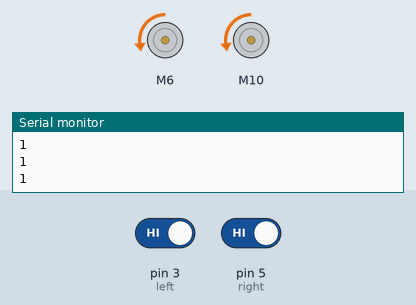
Bench run of a sketch on a simulated Arduino Uno, built with avr-gcc and run on an emulated ATmega328P. On the bench: 2 × DC motor (green arrow = forward, orange = backward, longer = faster), the last lines printed to the serial monitor. The inputs (shaded band) are chosen by the test bench; at power-on: pin 3 (left) HIGH, pin 5 (right) HIGH.

Above: at 5.6 s.
5.7 s: pin 3 (left) driven LOW and pin 5 (right) driven LOW
At 7.7 s:
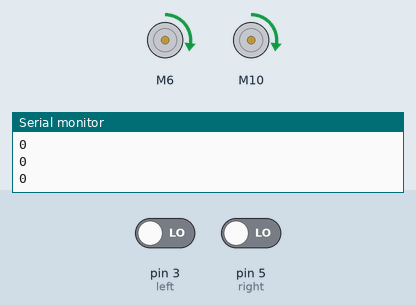
8.9 s: pin 3 (left) driven HIGH
At 11.1 s:
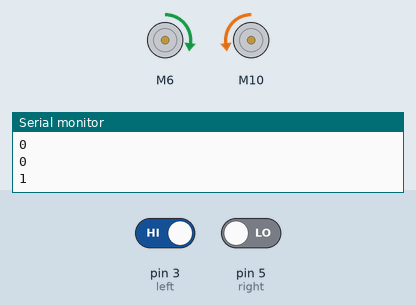
15.6 s: pin 3 (left) driven LOW
At 17.2 s:
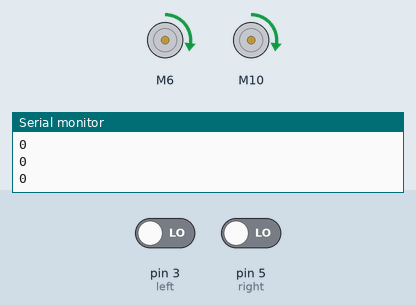
18.8 s: pin 5 (right) driven HIGH
At 19.2 s:
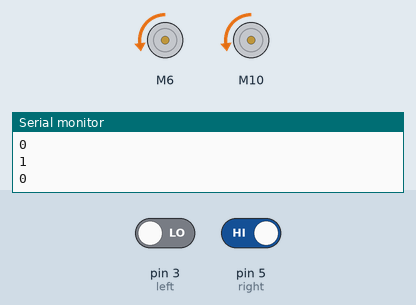
Timing chart, 0 to 26.5 s (numbered marks = the images above; inputs shaded):
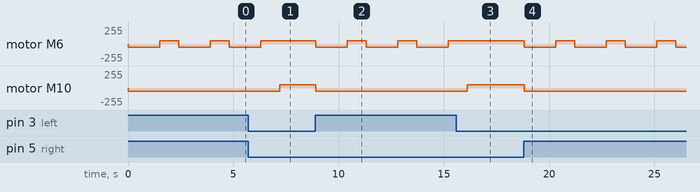

Measured:
- after the input at 5.7 s, motor M6: goes on until 6.3 s, then stays forward 50/255; motor M10: backward 50/255 → forward 50/255 after 1.5 s
- after the input at 8.9 s, motor M6: alternates forward 50/255 for 0.90 s and backward 50/255 for 1.5 s, starting at once; motor M10: forward 50/255 → backward 50/255 at once
- after the input at 15.6 s, motor M6: stays forward 50/255 (without the input it goes to backward 50/255 after 0.51 s); motor M10: backward 50/255 → forward 50/255 after 0.51 s
- after the input at 18.8 s, motor M6: alternates forward 50/255 for 0.90 s and backward 50/255 for 1.5 s, starting at once; motor M10: forward 50/255 → backward 50/255 at once
- by itself, motor M6: alternates forward 50/255 for 0.90 s and backward 50/255 for 1.5 s

The sketch:

robot_not_falling_down.ino
```cpp
#include"CytronMotorDriver.h"
#include"CytronMotorDriver.h"
CytronMD motor2(PWM_PWM,6,9);
CytronMD motor1(PWM_PWM,10,11);
int v1,v2;
const int right=5;
const int left=3;
void setup(){
  Serial.begin(9600);
pinMode(right,INPUT);
pinMode(left,INPUT);

}

void loop() {
  v1=digitalRead(right);
  v2=digitalRead(left);
Serial.println(v1);
Serial.println(v2);
if(v1==0 && v2==0)
{
  motor2.setSpeed(50);
  motor1.setSpeed(50);
}
else
{
motor2.setSpeed(-50);
motor1.setSpeed(-50);
delay(1500);
motor2.setSpeed(50);
motor1.setSpeed(-50);
delay(900);
}
}
```
